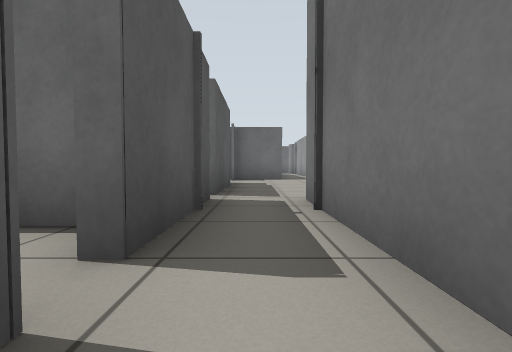
view 1 (above)

22 first-person views from a walk through a robot-simulator world made for Gazebo. The camera is 0.5 m above the floor, tilts 2° down and sees 85° across. The floor is counted in squares, 1 m on a side. Each view is taken from the middle of a square. On the plan, view 1 faces up. The plan holds only what a view shows up to about 9 squares ahead; the rest is blank. The place goes on beyond the plan. Some stock models are drawn as simple stand-ins.

view 2
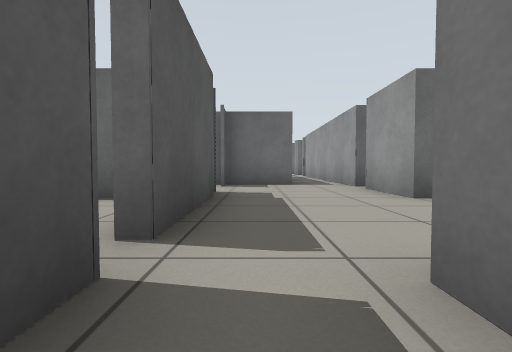

view 3
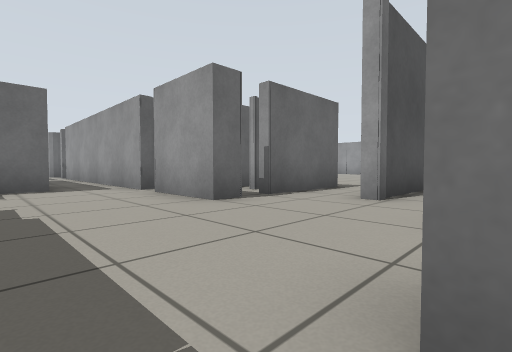

view 4
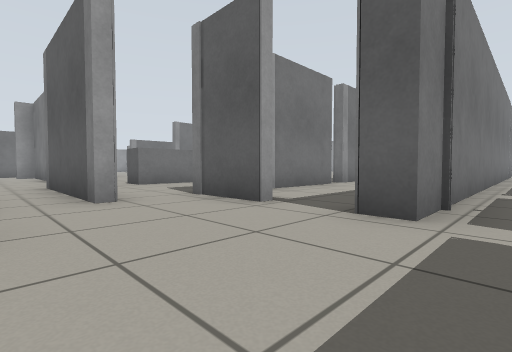

view 5
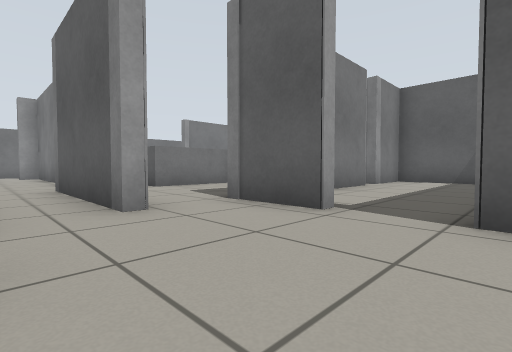

view 6
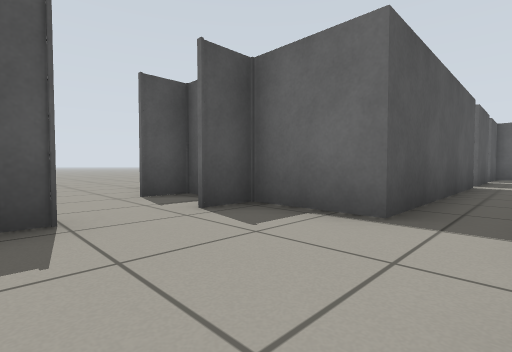

view 7
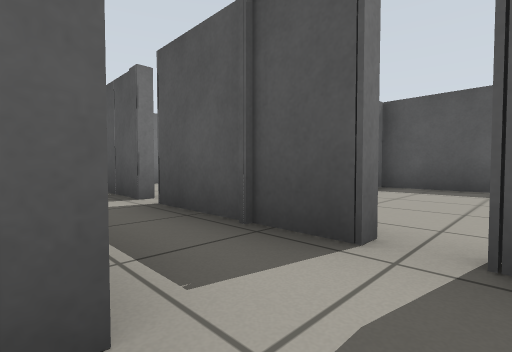

view 8
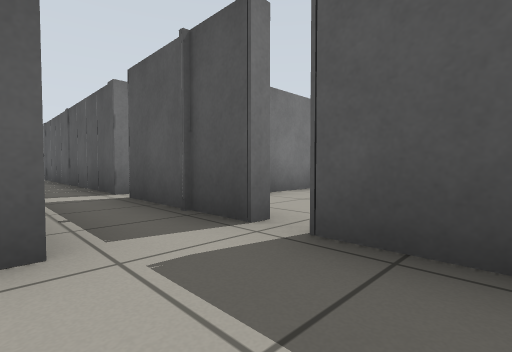

view 9
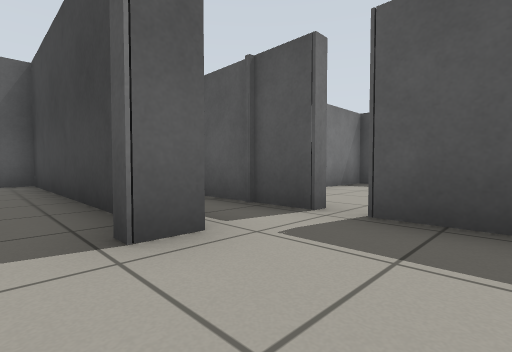

view 10
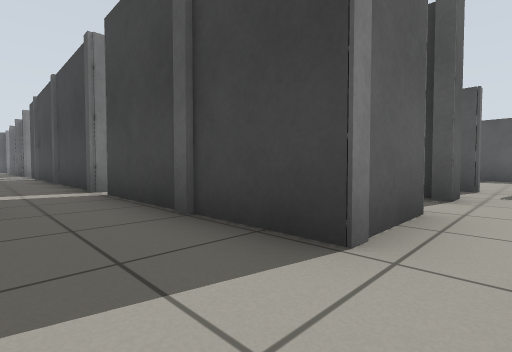

view 11
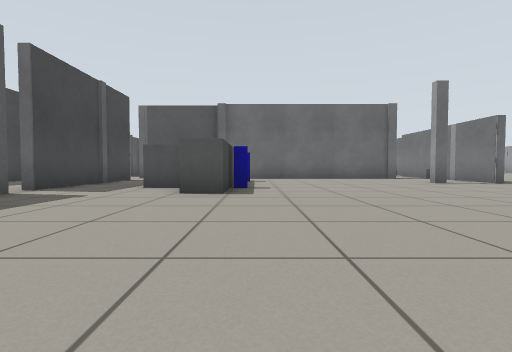

view 12
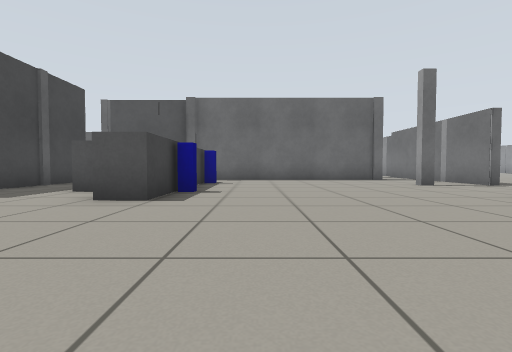

view 13
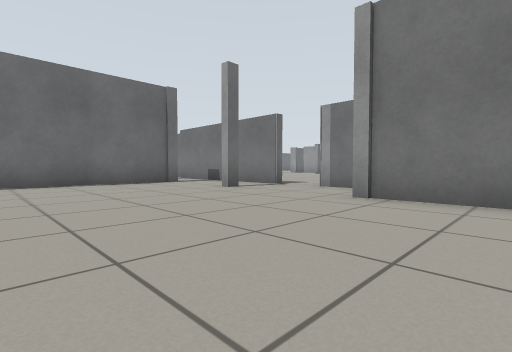

view 14
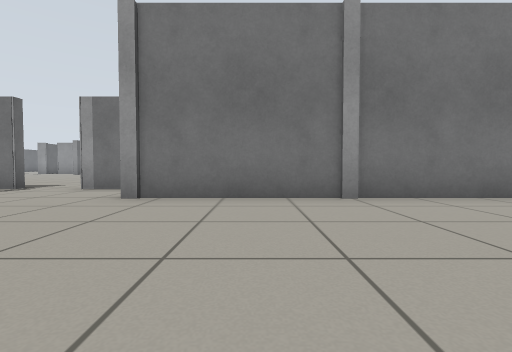

view 15
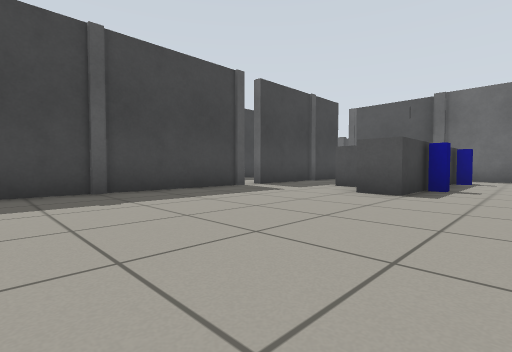

view 16
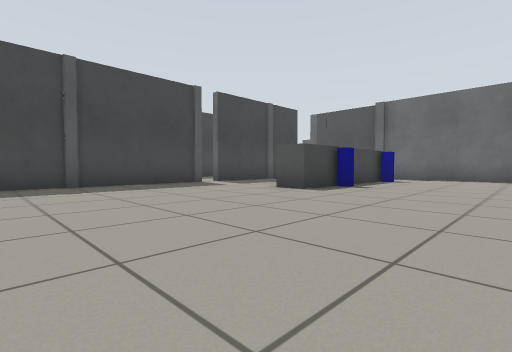

view 17
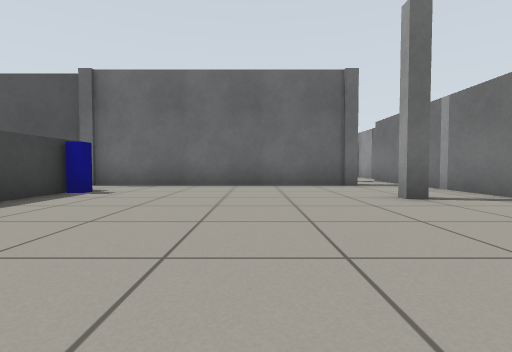

view 18
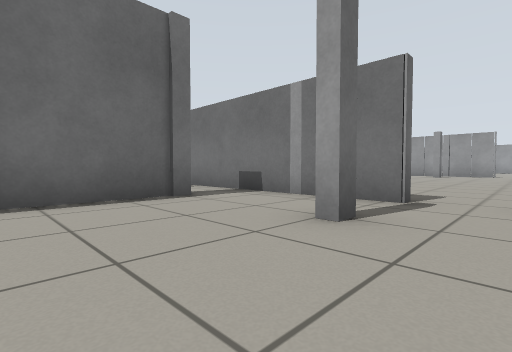

view 19
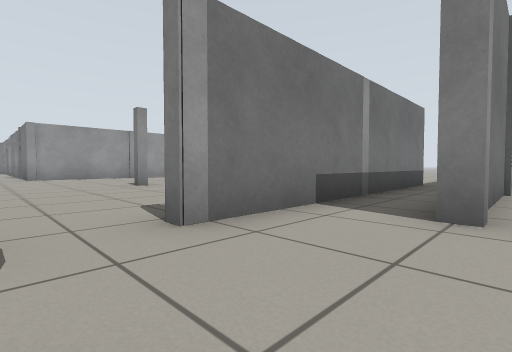

view 20
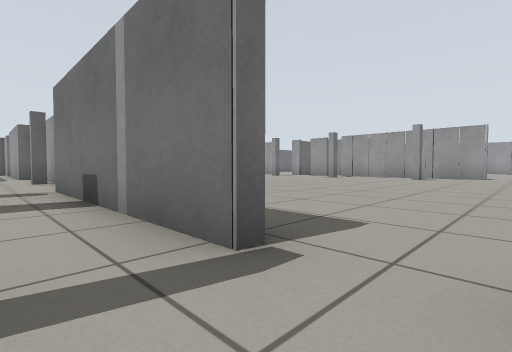

view 21
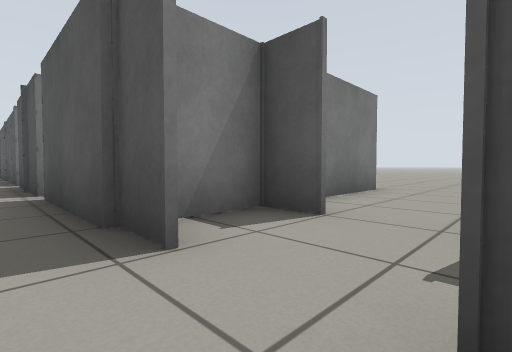

view 22
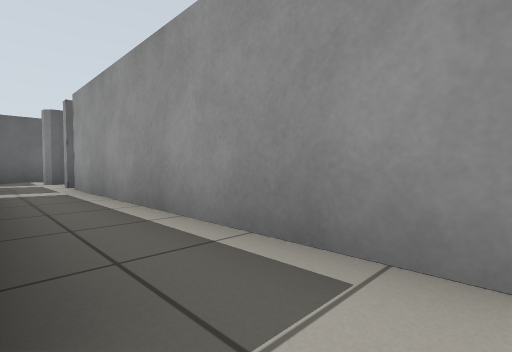

### Floor plan
Ten units are one square. View 1 is at (0, 0); x grows to the right and y downward. Boxes are objects, and circles mark ways between rooms. Rooms are numbered by the first view taken in them; rooms with no view inside come last. Other rooms are left out.
<svg viewBox="-63 -195 229 265">
<path fill="none" stroke="#000" d="M31 -73 25 -73 25 -94M-7 -85 -7 -48M-16 -76 -6 -76M26 -42 35 -42M25 -99 25 -169M-7 -42 -7 -14M42 -56 42 -59M-7 -108 -7 -99M-7 -9 -7 51M10 -161 10 -108 -15 -108M10 -188 10 -166M8 50 8 -42 14 -42M44 9 44 62M161 -21 161 -76M144 65 144 9M72 -56 42 -56M148 -53 74 -53M161 64 161 -8M35 -42 44 -42 44 2M42 2 42 -24M10 -39 10 27 42 27 42 9M-58 -45 -58 -24 -29 -24M-25 -85 -25 -75M-15 -108 -25 -108 -25 -99M-36 -76 -16 -76"/>
<rect x="65" y="-15" width="20" height="10" fill="#bbb"><title>grey box</title></rect>
<rect x="75" y="5" width="10" height="10" fill="#bbb"><title>grey box</title></rect>
<rect x="75" y="-5" width="10" height="10" fill="#bbb"><title>other object</title></rect>
<rect x="75" y="-25" width="10" height="10" fill="#bbb"><title>grey box</title></rect>
<rect x="75" y="-45" width="10" height="20" fill="#bbb"><title>grey box</title></rect>
<rect x="85" y="-5" width="10" height="10" fill="#bbb"><title>blue post</title></rect>
<rect x="85" y="-35" width="10" height="10" fill="#bbb"><title>blue post</title></rect>
<circle cx="40" cy="-50" r="3" fill="#2a7"/>
<circle cx="20" cy="-40" r="3" fill="#2a7"/>
<circle cx="-10" cy="-45" r="3" fill="#2a7"/>
<circle cx="-10" cy="-90" r="3" fill="#2a7"/>
<circle cx="40" cy="5" r="3" fill="#2a7"/>
<text x="10" y="-70">1</text>
<text x="100" y="10">2</text>
<text x="20" y="-10">3</text>
<text x="-40" y="-50">4</text>
<text x="-20" y="-90">5</text>
</svg>
Room 1 opens to room 2. Room 1 opens to room 3. Room 1 opens to room 4. Room 1 opens to room 5. Room 2 opens to room 3.

Where each view was taken, in squares from view 1:
view 1: 0 up, 0 right, facing up
view 2: 3 up, 0 right, facing up
view 3: 4 up, 0 right, facing up-right
view 4: 7 up, 0 right, facing down-right
view 5: 7 up, 1 right, facing down-right
view 6: 8 up, 2 right, facing up-left
view 7: 5 up, 1 right, facing down-left
view 8: 6 up, 1 right, facing down-left
view 9: 6 up, 2 right, facing down-left
view 10: 5 up, 6 right, facing down-left
view 11: 6 down, 9 right, facing up
view 12: 5 down, 10 right, facing up
view 13: 3 down, 10 right, facing up-right
view 14: 3 down, 10 right, facing right
view 15: 6 down, 10 right, facing up-left
view 16: 6 down, 12 right, facing up-left
view 17: 2 down, 12 right, facing up
view 18: 1 up, 12 right, facing up-right
view 19: 2 up, 14 right, facing down-right
view 20: 1 up, 15 right, facing up-right
view 21: 10 up, 0 right, facing down-left
view 22: 10 up, 1 right, facing up-right
